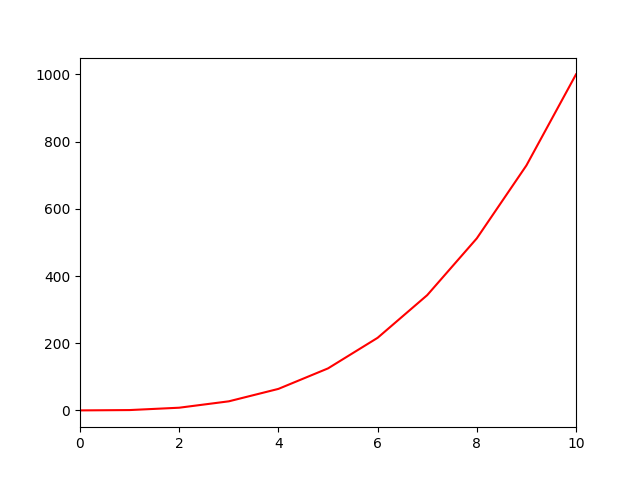

Write Python code to recreate this figure.
#!/usr/bin/env python3
import numpy as np
import matplotlib.pyplot as plt

y = np.arange(0, 11) ** 3

plt.plot(y, 'r')
plt.xlim([0, 10])
plt.savefig("0-line.png")